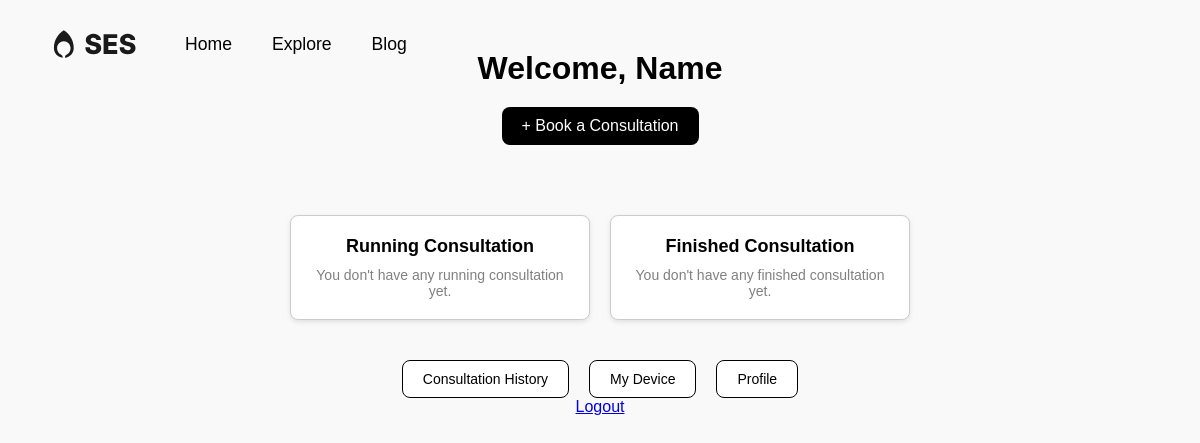
/dashboard.php, run on an earlier commit of the app's database.
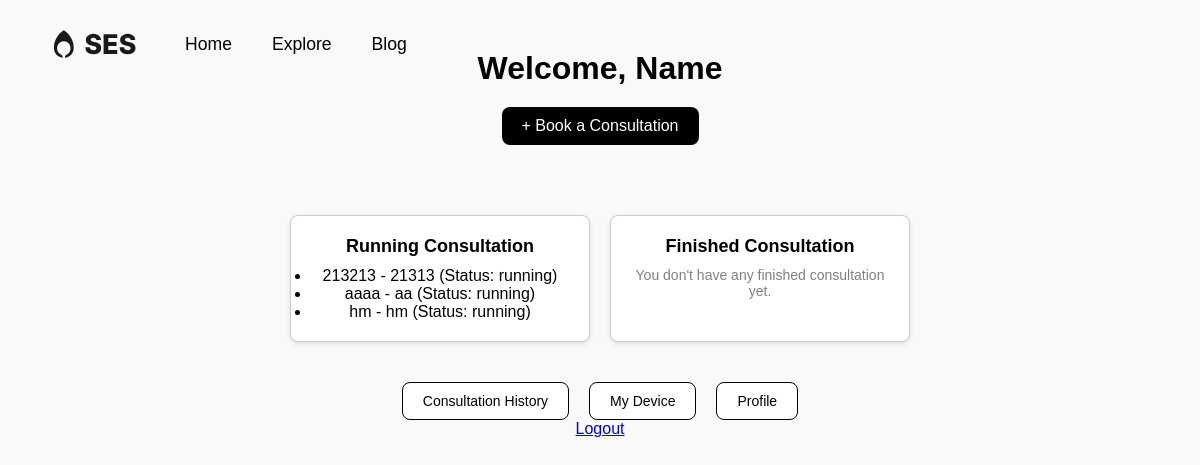
And on a later commit of the database.
### tables this page shows
CREATE TABLE `consultation_form` (
  `id` int(11) NOT NULL,
  `company_name` varchar(255) NOT NULL,
  `company_field` varchar(255) NOT NULL,
  `company_size` int(11) NOT NULL,
  `company_address` text NOT NULL,
  `current_lighting` text DEFAULT NULL,
  `problem_detail` text DEFAULT NULL,
  `goals` text DEFAULT NULL,
  `min_budget` int(11) DEFAULT NULL,
  `max_budget` int(11) DEFAULT NULL,
  `privacy_policy` tinyint(1) DEFAULT 0,
  `updates_promotions` tinyint(1) DEFAULT 0,
  `status` enum('running','finished') DEFAULT 'running',
  `created_at` timestamp NOT NULL DEFAULT current_timestamp()
);

### dashboard.php (the view, shortened to what this page needs)
<?php
include('includes/db.php');
$sql_running = "SELECT * FROM consultation_form WHERE status = 'running'";
$result_running = $conn->query($sql_running);
$sql_finished = "SELECT * FROM consultation_form WHERE status = 'finished'";
$result_finished = $conn->query($sql_finished);
?>
<!DOCTYPE html>
<html lang="id">
<head>
    <link rel="stylesheet" href="assets/css/dashboard.css">
</head>
<body>
<?php include('includes/navbarDashboard.php'); ?>
<h1>Welcome, Name</h1>
<a href="form.php" class="button">+ Book a Consultation</a>
<div class="container">
    <div class="card">
        <h2>Running Consultation</h2>
        <?php if ($result_running->num_rows > 0): ?>
            <ul>
                <?php while($row = $result_running->fetch_assoc()): ?>
                    <li><?php echo $row['company_name']; ?> - <?php echo $row['company_field']; ?> (Status: <?php echo $row['status']; ?>)</li>
                <?php endwhile; ?>
            </ul>
        <?php else: ?>
            <p>You don't have any running consultation yet.</p>
        <?php endif; ?>
    </div>
    <div class="card">
        <h2>Finished Consultation</h2>
        <?php if ($result_finished->num_rows > 0): ?>
            <ul>
                <?php while($row = $result_finished->fetch_assoc()): ?>
                    <li><?php echo $row['company_name']; ?> - <?php echo $row['company_field']; ?> (Status: <?php echo $row['status']; ?>)</li>
                <?php endwhile; ?>
            </ul>
        <?php else: ?>
            <p>You don't have any finished consultation yet.</p>
        <?php endif; ?>
    </div>
</div>
<?php include('includes/tab.php'); ?>
<p><a href="logout.php">Logout</a></p>
</body>
</html>

### includes/navbarDashboard.php (shortened to what this page needs)
<!DOCTYPE html>
<html lang="en">
<head>
</head>
<body>
<nav class="navbar">
    <div class="logo">
        <img src="assets/image/logo hitam.svg" alt="Logo">
    </div>
    <ul class="nav-links">
        <li><a href="#">Home</a></li>
        <li><a href="#">Explore</a></li>
        <li><a href="#">Blog</a></li>
    </ul>
</nav>
</body>
</html>

### includes/tab.php (shortened to what this page needs)
<!DOCTYPE html>
<html lang="id">
<head>
</head>
<body>
<div class="tab">
        <button class="active">Consultation History</button>
        <button>My Device</button>
        <button>Profile</button>
    </div>
</body>
</html>

### assets/css/dashboard.css (style rules this page uses)
body { font-family: Arial, sans-serif; margin: 0; padding: 0; text-align: center; background-color: #f9f9f9; }
h1 { margin-top: 50px; }
.button { display: inline-block; margin: 20px auto; padding: 10px 20px; font-size: 16px; background-color: black; color: white; border: none; border-radius: 8px; cursor: pointer; text-decoration: none; }
.container { display: flex; justify-content: center; margin-top: 50px; }
.card { border: 1px solid #ccc; border-radius: 8px; background: white; width: 300px; margin: 0 10px; padding: 20px; box-shadow: 0 2px 5px rgba(0, 0, 0, 0.1); }
.card h2 { font-size: 18px; margin-bottom: 10px; }
.card p { font-size: 14px; color: gray; }

### includes/navbarDashboard.php (style rules this page uses)
* { margin: 0; padding: 0; box-sizing: border-box; font-family: Arial, sans-serif; }
body { color: #000000; }
.navbar { width: 100%; padding: 10px 20px; display: flex; justify-content: flex-start; align-items: center; position: fixed; top: 18px; left: 0; z-index: 100; }
.logo img { margin-top: 2px; margin-left: 25px; width: 100px; margin-right: 40px; }
.nav-links { list-style: none; display: flex; }
.nav-links li { margin-left: 0px; margin-right: 40px; }
.nav-links a { color: #000000; text-decoration: none; font-size: 1.1em; font-weight: 500; transition: color 0.3s ease; font-family:"Plus Jakarta Sans", sans-serif; font-weight: 200; }

### includes/tab.php (style rules this page uses)
.tab { display: flex; justify-content: center; margin-top: 40px; }
.tab button { margin: 0 10px; padding: 10px 20px; font-size: 14px; border: 1px solid black; border-radius: 8px; background: white; cursor: pointer; transition: background-color 0.3s ease; }

What changed in the data, as far as the page shows it:
added consultation_form: company_name "213213", company_field "21313", status "running"
added consultation_form: company_name "aaaa", company_field "aa", status "running"
added consultation_form: company_name "hm", company_field "hm", status "running"
Also different on the page:
text no longer shown: "You don't have any running consultation yet."
